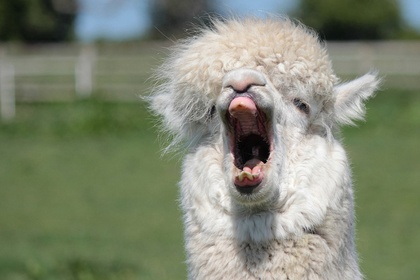
%> input picture alpaca.jpg, 420 x 280 px, shrunk from 640 x 427 before the run
$ octave try_histeq_by_me.m   (GNU Octave 9; MATLAB toolbox functions it lacks are replaced by stand-ins)
%> lines starting %> are read from the running program, lines starting %| are printed output that depends on the picture
clear; clc;
%try by myself
I0 = imread('alpaca.jpg');
%> I0 is the input picture: size 280x420x3 uint8; mean R, G, B 127.5, 134.3, 114.4
I = rgb2gray(I0);
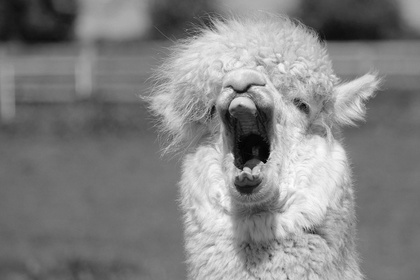
%> I: size 280x420 uint8; min 0, max 253, mean 130

fre = zeros(256,1);
prob_freq = zeros(256,1);
cum_hist = zeros(256,1);
I2 = uint8( zeros( size(I,1), size(I,2))) ;
prob_cum = zeros(256,1);

for i=1:size(I,1)
    for j=1:size(I,2)
        number = I(i,j);
        fre (number+1) = fre( number+1) +1;
        prob_freq (number+1) = fre( number+1) / ( size(I,1)*size(I,2) );
    end
end
%> after the loop, fre = 256 values, max 3632 at index 114, min 0 at index 255, mean 459.4; prob_freq = 256 values, max 0.0309 at index 114, min 0 at index 255, mean 0.00391

cum_hist(1) = fre(1);
for i = 2:256
    cum_hist(i) = fre(i)+cum_hist(i-1);
end
%> after the loop, cum_hist = 256 values from 1 to 117600
for i = 1:256
    prob_cum(i) = round (cum_hist(i) * 255 / (size(I,1)*size(I,2)) );
end
%> after the loop, prob_cum = 256 values from 0 to 255
for i=1:size(I,1)
    for j = 1:size(I,2)
        I2(i,j) = prob_cum( I(i,j) +1 );
    end
end
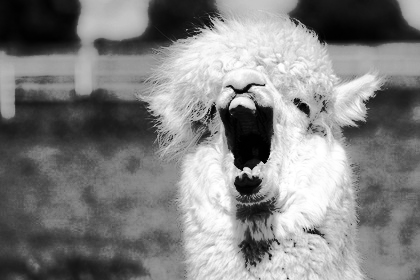
%> I2: size 280x420 uint8; min 0, max 255, mean 128.7

fre2 = zeros(256,1);
prob_freq2 = zeros(256,1);
cum_hist2 = zeros(256,1);

for i=1:size(I2,1)
    for j=1:size(I2,2)
        number2 = I2(i,j);
        fre2 (number2+1) = fre2( number2+1) +1;
        prob_freq2 (number2+1) = fre2( number2+1) / ( size(I2,1)*size(I2,2) );
    end
end
%> after the loop, fre2 = 256 values, max 3632 at index 117, min 0 at index 38, mean 459.4; prob_freq2 = 256 values, max 0.0309 at index 117, min 0 at index 38, mean 0.00391

cum_hist2(1) = fre2(1);
for i = 2:256
    cum_hist2(i) = fre2(i)+cum_hist2(i-1);
end
%> after the loop, cum_hist2 = 256 values from 184 to 117600


figure;
subplot(2,1,1);imshow(I);title('original');
subplot(2,1,2);imshow(I2);title('output image');

figure;
subplot(4,1,1);histogram(I);title('before');
subplot(4,1,2);plot(prob_cum);title('cumulative of before');
subplot(4,1,3);histogram(I2);title('after equalization');
subplot(4,1,4);plot(cum_hist2);title('cumulative of after')
%> after `title('cumulative of after')`:
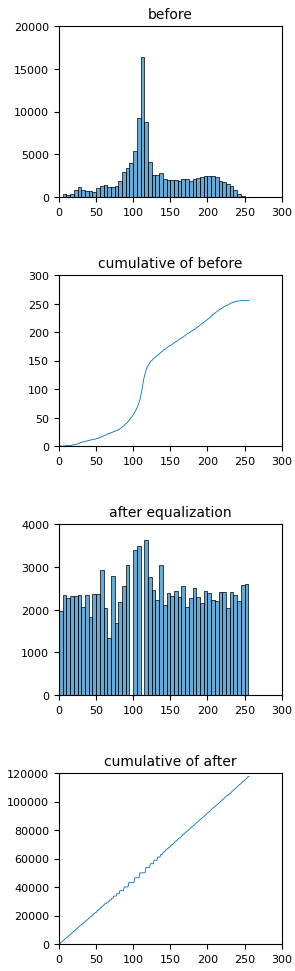
%> figure redrawn from the program's plot data, 4 panels; panel 1: tallest bar 16320 high, from x = 110 to 115; panel 2: curve peaks at x = 243, y = 255; panel 3: tallest bar 3632 high, from x = 115 to 120; panel 4: curve peaks at x = 255, y = 117600

$ run again, with ref_image.jpg copied over alpaca.jpg
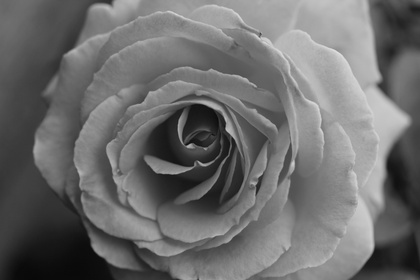
%> input picture ref_image.jpg, 420 x 280 px, shrunk from 1920 x 1280 before the run
%> I0 is the input picture: size 280x420x3 uint8; min 8, max 226, mean 108.6
%> after the loop `for i=1:size(I,1)`: fre = 256 values, max 1126 at index 119, min 0 at index 1, mean 459.4; prob_freq = 256 values, max 0.00957 at index 119, min 0 at index 1, mean 0.00391
%> after the loop `for i = 2:256`: cum_hist = 256 values from 0 to 117600
%> after the loop `for i = 1:256`: prob_cum = 256 values from 0 to 255
%> after the loop `for i=1:size(I,1)`:
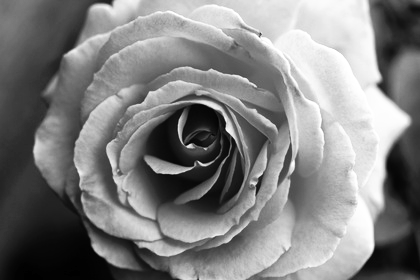
%> I2: size 280x420 uint8; min 0, max 255, mean 128.3
%> after the loop `for i=1:size(I2,1)`: fre2 = 256 values, max 1126 at index 141, min 0 at index 2, mean 459.4; prob_freq2 = 256 values, max 0.00957 at index 141, min 0 at index 2, mean 0.00391
%> after the loop `for i = 2:256`: cum_hist2 = 256 values from 202 to 117600
%> `title('cumulative of after')`:
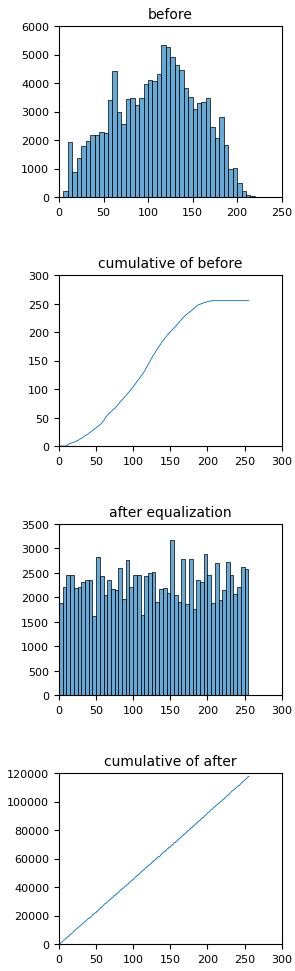
%> figure redrawn from the program's plot data, 4 panels; panel 1: tallest bar 5318 high, from x = 115 to 120; panel 2: curve peaks at x = 206, y = 255; panel 3: tallest bar 3178 high, from x = 150 to 155; panel 4: curve peaks at x = 255, y = 117600

$ run again, with ref_image2.jpg copied over alpaca.jpg
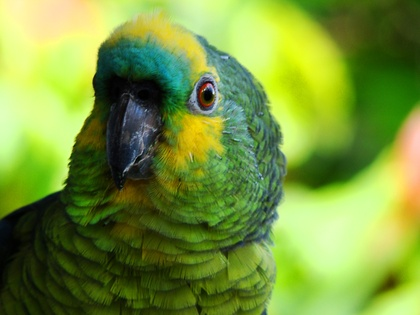
%> input picture ref_image2.jpg, 420 x 315 px, shrunk from 3264 x 2448 before the run
%> I0 is the input picture: size 315x420x3 uint8; mean R, G, B 119.8, 149.5, 59
%> `I = rgb2gray(I0);`:
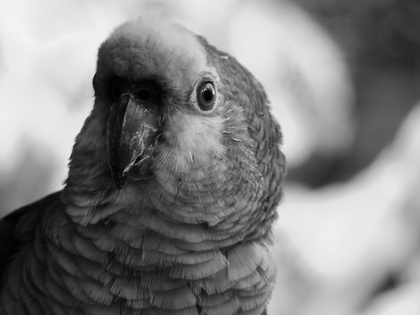
%> I: size 315x420 uint8; min 0, max 244, mean 130.3
%> after the loop `for i=1:size(I,1)`: fre = 256 values, max 2008 at index 234, min 0 at index 246, mean 516.8; prob_freq = 256 values, max 0.0152 at index 234, min 0 at index 246, mean 0.00391
%> after the loop `for i = 2:256`: cum_hist = 256 values from 11 to 132300
%> after the loop `for i = 1:256`: prob_cum = 256 values from 0 to 255
%> after the loop `for i=1:size(I2,1)`: fre2 = 256 values, max 2008 at index 244, min 0 at index 17, mean 516.8; prob_freq2 = 256 values, max 0.0152 at index 244, min 0 at index 17, mean 0.00391
%> after the loop `for i = 2:256`: cum_hist2 = 256 values from 164 to 132300
%> `title('cumulative of after')`:
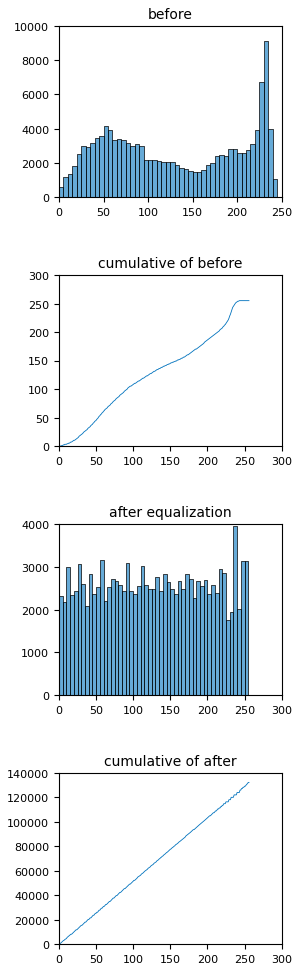
%> figure redrawn from the program's plot data, 4 panels; panel 1: tallest bar 9144 high, from x = 230 to 235; panel 2: curve peaks at x = 243, y = 255; panel 3: tallest bar 3954 high, from x = 235 to 240; panel 4: curve peaks at x = 255, y = 132300
